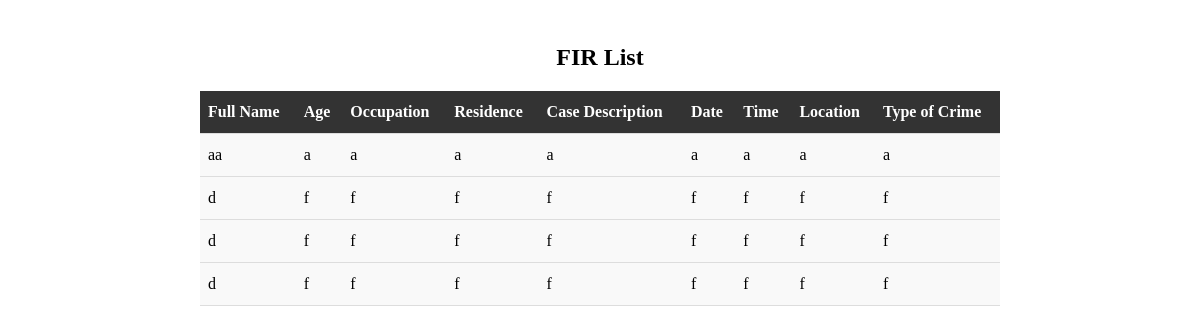
The page /view_fir/ (signed in) on the database its author committed.
### crimeapp/models.py (models this page shows)
class Firmod(models.Model):
    user=models.ForeignKey(User,on_delete=models.CASCADE,null=True)
    fname=models.CharField(max_length=20,null=True)
    age=models.CharField(max_length=200,null=True)
    occupation=models.CharField(max_length=200,null=True)
    residence=models.CharField(max_length=200,null=True)
    casedes=models.CharField(max_length=200,null=True)
    date=models.CharField(max_length=200,null=True)
    time=models.CharField(max_length=200,null=True)
    location=models.CharField(max_length=200,null=True)
    typeofcrime=models.CharField(max_length=200,null=True)

### crimeapp/views.py (the view)
# urls.py: path('view_fir/', views.view_fir, name="view_fir"),
def view_fir(request):
    print(request.user)
    fir = Firmod.objects.filter(user=request.user)
    print(fir)
    return render(request, 'view_fir.html', {'fir': fir})

### crimeapp/templates/view_fir.html (shortened to what this page needs)
<!DOCTYPE html>
<html>
<head>
</head>
<body>
  <div class="container">
    <h1 class="title">FIR List</h1>
    <table class="fir-table">
      <thead>
        <tr>
          <th>Full Name</th>
          <th>Age</th>
          <th>Occupation</th>
          <th>Residence</th>
          <th>Case Description</th>
          <th>Date</th>
          <th>Time</th>
          <th>Location</th>
          <th>Type of Crime</th>
        </tr>
      </thead>
      <tbody>
        {% for fir in fir %}
        <tr>
          <td>{{ fir.fname }}</td>
          <td>{{ fir.age }}</td>
          <td>{{ fir.occupation }}</td>
          <td>{{ fir.residence }}</td>
          <td>{{ fir.casedes }}</td>
          <td>{{ fir.date }}</td>
          <td>{{ fir.time }}</td>
          <td>{{ fir.location }}</td>
          <td>{{ fir.typeofcrime }}</td>
        </tr>
        {% endfor %}
      </tbody>
    </table>
  </div>
</body>
</html>

### crimeapp/templates/view_fir.html (style rules this page uses)
.container { max-width: 800px; margin: 0 auto; padding: 20px; }
.fir-table { width: 100%; border-collapse: collapse; background-color: #f9f9f9; margin-bottom: 20px; }
.fir-table th, .fir-table td { padding: 12px 8px; text-align: left; border-bottom: 1px solid #ddd; }
.fir-table th { background-color: #333; color: #fff; }
.title { text-align: center; font-size: 24px; margin-bottom: 20px; }

### rows shown on the page
Firmod: fname "aa", age "a", occupation "a", residence "a", casedes "a", date "a", time "a", location "a", typeofcrime "a"
Firmod: fname "d", age "f", occupation "f", residence "f", casedes "f", date "f", time "f", location "f", typeofcrime "f"
Firmod: fname "d", age "f", occupation "f", residence "f", casedes "f", date "f", time "f", location "f", typeofcrime "f"
Firmod: fname "d", age "f", occupation "f", residence "f", casedes "f", date "f", time "f", location "f", typeofcrime "f"
